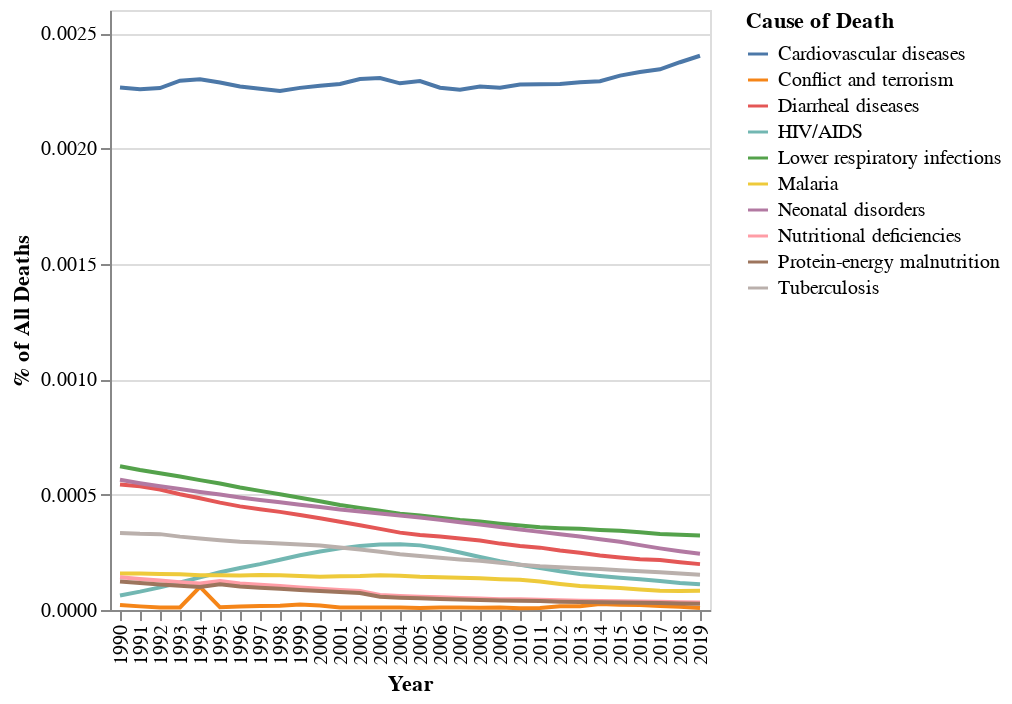

Write notebook code for a chart like this one.
### Code cell
alt.Chart(
    edf[edf["element"].isin(top_changing)].rename(
        columns={
            "document": "Year",
            "element": "Cause of Death",
            "frequency_in_document": "% of All Deaths",
        }
    )
).mark_line().encode(
    x="Year:N", y="% of All Deaths:Q", color="Cause of Death"
).properties(
    width=300, height=300
)

### Figure 1 — Vega-Lite specification as saved in the notebook (floating-point values rounded to 4 significant figures; data arrays with more than 128 entries replaced by an {"elided": "..."} marker saying what was removed)
{"config": {"view": {"continuousWidth": 300, "continuousHeight": 300}}, "data": {"name": "data-b62689af5b4e0b1e2a8b38c3d73133a7"}, "mark": {"type": "line"}, "encoding": {"color": {"field": "Cause of Death", "type": "nominal"}, "x": {"field": "Year", "type": "nominal"}, "y": {"field": "% of All Deaths", "type": "quantitative"}}, "height": 300, "width": 300, "$schema": "https://vega.github.io/schema/vega-lite/v5.20.1.json", "datasets": {"data-b62689af5b4e0b1e2a8b38c3d73133a7": {"elided": "300 records"}}}
